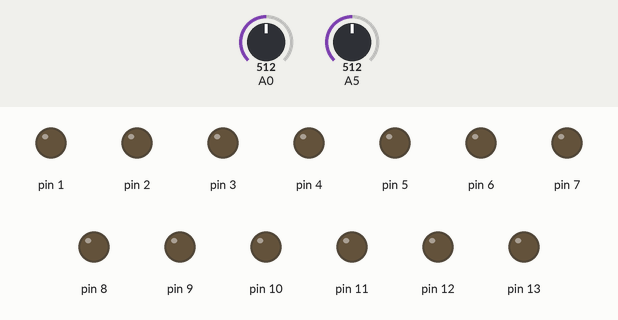
A sketch run on a simulated Arduino Uno, built with avr-gcc and run on an emulated ATmega328P. Shown: output pins drawn as LEDs (lit = HIGH). Dashed ring = blinking. The inputs (shaded band) are chosen by the test bench; at power-on: A0 = 512, A5 = 512.

Above: at 1.2 s.
1.3 s: A0 set to 988
3.0 s: A0 set to 1014
At 3.9 s:
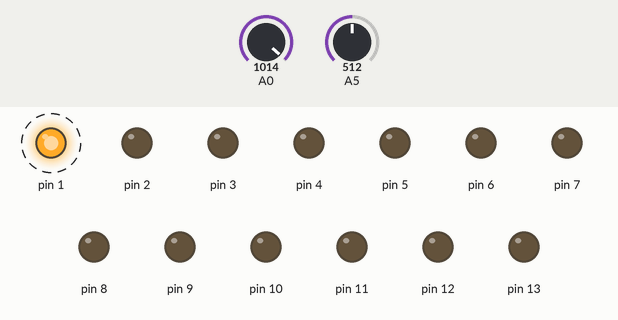
6.0 s: A5 set to 991
9.0 s: A5 set to 1008
At 10.3 s:
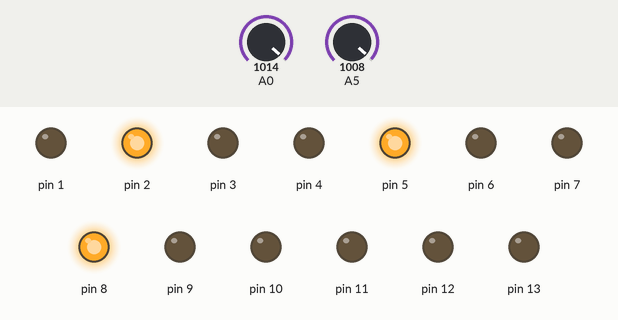
12.0 s: A5 set to 990
At 14.9 s:
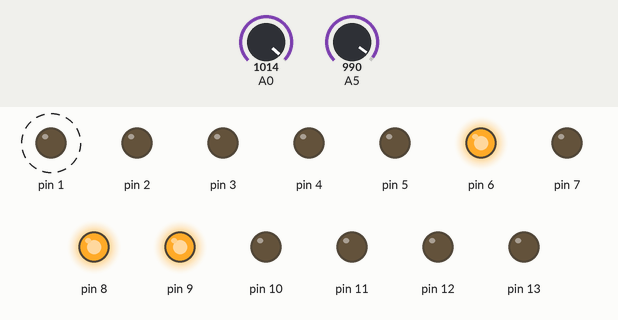
15.0 s: A5 set to 1010
At 16.2 s:
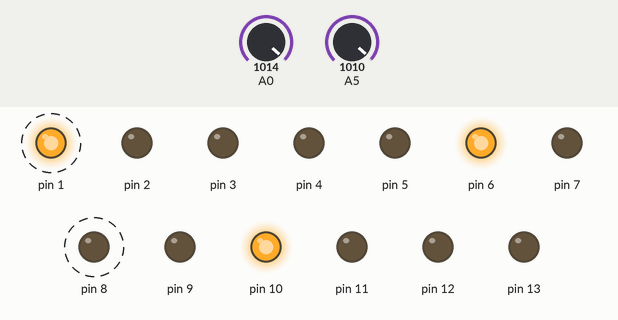
Timing chart, 0 to 22.0 s (numbered marks = the images above; inputs shaded):
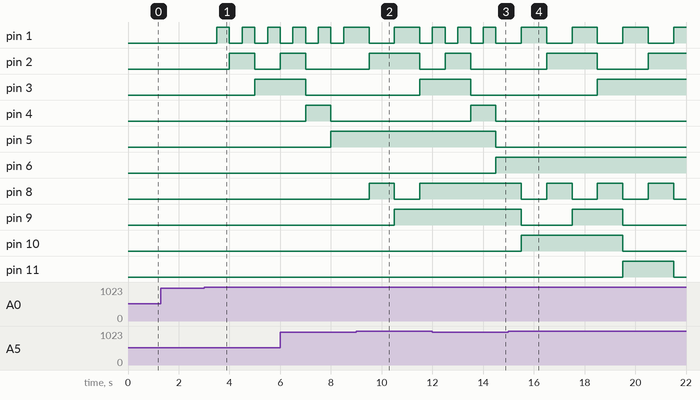

Measured:
- the behaviour switches between 1000 and 1001 on A0 (found by bisection; images 0 and 1)
- the behaviour switches between 1000 and 1001 on A5 (found by bisection; images 1 and 2)
- after the input at 1.3 s, every drawn part: stays the same
- after the input at 3.0 s, pin 1: alternates HIGH for 0.50 s and LOW for 0.50 s, starting after 0.50 s; pin 2: LOW → HIGH after 1.0 s, → LOW 1.0 s later; pin 3: LOW → HIGH after 2.0 s
- after the input at 9.0 s, pin 3: LOW → HIGH after 2.5 s instead of 1.0 s; pin 8: LOW → HIGH after 0.50 s, → LOW 1.0 s later, → HIGH 1.0 s later; pin 9: LOW → HIGH after 1.5 s
- after the input at 12.0 s, pin 2: LOW → HIGH after 0.51 s instead of 1.5 s; pin 3: HIGH → LOW after 1.5 s; pin 4: LOW → HIGH after 1.5 s, → LOW 1.0 s later; pin 5: HIGH → LOW after 2.5 s; pin 6: LOW → HIGH after 2.5 s
- after the input at 15.0 s, pin 1: alternates HIGH for 1.0 s and LOW for 1.0 s, starting after 0.51 s; pin 4: stays LOW (without the input it goes to HIGH after 3.5 s)

The sketch:

Bin_Clock.ino
```cpp
int second=0,minute=0,hour=0;
int mswi=0,hswi=0,i;
int msep,hsep;
unsigned long pTick=0;
void setup() //Setup Input and Output
{
  pinMode(1,OUTPUT);
  pinMode(2,OUTPUT);
  pinMode(3,OUTPUT);
  pinMode(4,OUTPUT);
  pinMode(5,OUTPUT);
  pinMode(6,OUTPUT);
  pinMode(7,OUTPUT);
  pinMode(8,OUTPUT);
  pinMode(9,OUTPUT);
  pinMode(10,OUTPUT);
  pinMode(11,OUTPUT);
  pinMode(12,OUTPUT);
  pinMode(13,OUTPUT);

}

void loop()
{
  unsigned long cTick=millis();

  if(cTick-pTick>1000)
  {
    pTick=cTick;
    second++;
  }
  if(second>=60)
  {
    minute++;
    second=0;//reset seconds after overflow
  }
  if(minute==60)
  {
    hour++;
    minute=0;//reset minute after overflow
  }
  if(hour==24)
  {
    hour=0;//reset hour after overflow
    minute=5;//due to the absense of rtc, at the end of the day you will get 5 minutes delay so to compensate this error i manually add 5 minutes.
  }

  msep=minute%10;//seperate lower digit
  hsep=hour%10;//seperate lower digit

  //mintues lower digit
      if(msep == 1 || msep == 3 || msep == 5 || msep == 7 || msep == 9)
      {
       digitalWrite(1,HIGH);} else { digitalWrite(1,LOW);}
      if(msep == 2 || msep == 3 || msep == 6 || msep == 7)
      {
       digitalWrite(2,HIGH);} else { digitalWrite(2,LOW);}
      if(msep == 4 || msep == 5 || msep == 6 || msep == 7)
      {
        digitalWrite(3,HIGH);} else { digitalWrite(3,LOW);}
      if(msep == 8 || msep == 9)
      {
        digitalWrite(4,HIGH);} else { digitalWrite(4,LOW);}

      //minutes upper digit
      if((minute >= 10 && minute < 20) || (minute >= 30 && minute < 40) ||  (minute >= 50 && minute <60))
      {digitalWrite(5,HIGH);}else{digitalWrite(5,LOW);}
      if(minute >= 20 && minute < 40)
      {digitalWrite(6,HIGH);}else{digitalWrite(6,LOW);}
      if(minute >= 40 && minute < 60)
      {digitalWrite(7,HIGH);}else{digitalWrite(7,LOW);}

      //hour lower digit
       if(hsep == 1 || hsep == 3 || hsep == 5 || hsep == 7 || hsep == 9)
      {
       digitalWrite(8,HIGH);} else { digitalWrite(8,LOW);}
      if(hsep == 2 || hsep == 3 || hsep == 6 || hsep == 7)
      {
       digitalWrite(9,HIGH);} else { digitalWrite(9,LOW);}
      if(hsep == 4 || hsep == 5 || hsep == 6 || hsep == 7)
      {
        digitalWrite(10,HIGH);} else { digitalWrite(10,LOW);}
      if(hsep == 8 || hsep == 9)
      {
        digitalWrite(11,HIGH);} else { digitalWrite(11,LOW);}

      //hour
       if(hour >= 10 && hour < 20)
       {digitalWrite(12, HIGH);} else {digitalWrite(12,LOW);}
       if(hour >= 20 && hour < 24)
       {digitalWrite(13, HIGH);} else {digitalWrite(13,LOW);}

    mswi = analogRead(A0);
    if(mswi>1000){
      minute++;
      second=0;
      delay(500);
    }

    hswi = analogRead(A5);
    if(hswi>1000){
      hour++;
      second=0;
      delay(500);
    }

 }
```
